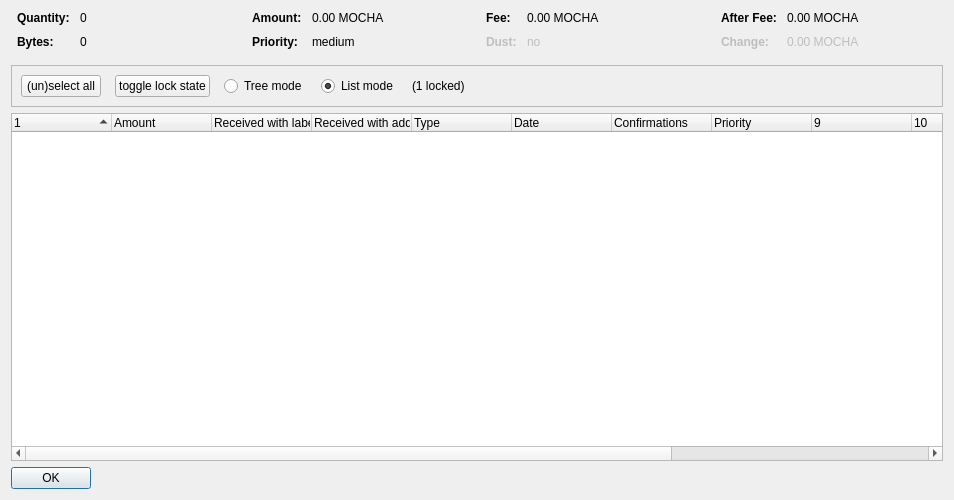
<?xml version="1.0" encoding="UTF-8"?>
<ui version="4.0">
 <class>CoinControlDialog</class>
 <widget class="QDialog" name="CoinControlDialog">
  <property name="geometry">
   <rect>
    <x>0</x>
    <y>0</y>
    <width>954</width>
    <height>500</height>
   </rect>
  </property>
  <property name="windowTitle">
   <string>Coin Selection</string>
  </property>
  <layout class="QVBoxLayout" name="verticalLayout">
   <item>
    <layout class="QHBoxLayout" name="horizontalLayoutTop" stretch="0,0,0,0">
     <property name="topMargin">
      <number>0</number>
     </property>
     <property name="bottomMargin">
      <number>10</number>
     </property>
     <item>
      <layout class="QFormLayout" name="formLayoutCoinControl1">
       <property name="horizontalSpacing">
        <number>10</number>
       </property>
       <property name="verticalSpacing">
        <number>10</number>
       </property>
       <property name="leftMargin">
        <number>6</number>
       </property>
       <property name="rightMargin">
        <number>6</number>
       </property>
       <item row="0" column="0">
        <widget class="QLabel" name="labelCoinControlQuantityText">
         <property name="font">
          <font>
           <weight>75</weight>
           <bold>true</bold>
          </font>
         </property>
         <property name="text">
          <string>Quantity:</string>
         </property>
        </widget>
       </item>
       <item row="0" column="1">
        <widget class="QLabel" name="labelCoinControlQuantity">
         <property name="cursor">
          <cursorShape>IBeamCursor</cursorShape>
         </property>
         <property name="contextMenuPolicy">
          <enum>Qt::ActionsContextMenu</enum>
         </property>
         <property name="text">
          <string notr="true">0</string>
         </property>
         <property name="textInteractionFlags">
          <set>Qt::LinksAccessibleByMouse|Qt::TextSelectableByKeyboard|Qt::TextSelectableByMouse</set>
         </property>
        </widget>
       </item>
       <item row="1" column="0">
        <widget class="QLabel" name="labelCoinControlBytesText">
         <property name="font">
          <font>
           <weight>75</weight>
           <bold>true</bold>
          </font>
         </property>
         <property name="text">
          <string>Bytes:</string>
         </property>
        </widget>
       </item>
       <item row="1" column="1">
        <widget class="QLabel" name="labelCoinControlBytes">
         <property name="cursor">
          <cursorShape>IBeamCursor</cursorShape>
         </property>
         <property name="contextMenuPolicy">
          <enum>Qt::ActionsContextMenu</enum>
         </property>
         <property name="text">
          <string notr="true">0</string>
         </property>
         <property name="textInteractionFlags">
          <set>Qt::LinksAccessibleByMouse|Qt::TextSelectableByKeyboard|Qt::TextSelectableByMouse</set>
         </property>
        </widget>
       </item>
      </layout>
     </item>
     <item>
      <layout class="QFormLayout" name="formLayoutCoinControl2">
       <property name="horizontalSpacing">
        <number>10</number>
       </property>
       <property name="verticalSpacing">
        <number>10</number>
       </property>
       <property name="leftMargin">
        <number>6</number>
       </property>
       <property name="rightMargin">
        <number>6</number>
       </property>
       <item row="0" column="0">
        <widget class="QLabel" name="labelCoinControlAmountText">
         <property name="font">
          <font>
           <weight>75</weight>
           <bold>true</bold>
          </font>
         </property>
         <property name="text">
          <string>Amount:</string>
         </property>
        </widget>
       </item>
       <item row="0" column="1">
        <widget class="QLabel" name="labelCoinControlAmount">
         <property name="cursor">
          <cursorShape>IBeamCursor</cursorShape>
         </property>
         <property name="contextMenuPolicy">
          <enum>Qt::ActionsContextMenu</enum>
         </property>
         <property name="text">
          <string notr="true">0.00 MOCHA</string>
         </property>
         <property name="textInteractionFlags">
          <set>Qt::LinksAccessibleByMouse|Qt::TextSelectableByKeyboard|Qt::TextSelectableByMouse</set>
         </property>
        </widget>
       </item>
       <item row="1" column="0">
        <widget class="QLabel" name="labelCoinControlPriorityText">
         <property name="font">
          <font>
           <weight>75</weight>
           <bold>true</bold>
          </font>
         </property>
         <property name="text">
          <string>Priority:</string>
         </property>
        </widget>
       </item>
       <item row="1" column="1">
        <widget class="QLabel" name="labelCoinControlPriority">
         <property name="cursor">
          <cursorShape>IBeamCursor</cursorShape>
         </property>
         <property name="contextMenuPolicy">
          <enum>Qt::ActionsContextMenu</enum>
         </property>
         <property name="text">
          <string>medium</string>
         </property>
         <property name="textInteractionFlags">
          <set>Qt::LinksAccessibleByMouse|Qt::TextSelectableByKeyboard|Qt::TextSelectableByMouse</set>
         </property>
        </widget>
       </item>
      </layout>
     </item>
     <item>
      <layout class="QFormLayout" name="formLayoutCoinControl3">
       <property name="horizontalSpacing">
        <number>10</number>
       </property>
       <property name="verticalSpacing">
        <number>10</number>
       </property>
       <property name="leftMargin">
        <number>6</number>
       </property>
       <property name="rightMargin">
        <number>6</number>
       </property>
       <item row="0" column="0">
        <widget class="QLabel" name="labelCoinControlFeeText">
         <property name="font">
          <font>
           <weight>75</weight>
           <bold>true</bold>
          </font>
         </property>
         <property name="text">
          <string>Fee:</string>
         </property>
        </widget>
       </item>
       <item row="0" column="1">
        <widget class="QLabel" name="labelCoinControlFee">
         <property name="cursor">
          <cursorShape>IBeamCursor</cursorShape>
         </property>
         <property name="contextMenuPolicy">
          <enum>Qt::ActionsContextMenu</enum>
         </property>
         <property name="text">
          <string notr="true">0.00 MOCHA</string>
         </property>
         <property name="textInteractionFlags">
          <set>Qt::LinksAccessibleByMouse|Qt::TextSelectableByKeyboard|Qt::TextSelectableByMouse</set>
         </property>
        </widget>
       </item>
       <item row="1" column="0">
        <widget class="QLabel" name="labelCoinControlLowOutputText">
         <property name="enabled">
          <bool>false</bool>
         </property>
         <property name="font">
          <font>
           <weight>75</weight>
           <bold>true</bold>
          </font>
         </property>
         <property name="text">
          <string>Dust:</string>
         </property>
        </widget>
       </item>
       <item row="1" column="1">
        <widget class="QLabel" name="labelCoinControlLowOutput">
         <property name="enabled">
          <bool>false</bool>
         </property>
         <property name="cursor">
          <cursorShape>IBeamCursor</cursorShape>
         </property>
         <property name="contextMenuPolicy">
          <enum>Qt::ActionsContextMenu</enum>
         </property>
         <property name="text">
          <string>no</string>
         </property>
         <property name="textInteractionFlags">
          <set>Qt::LinksAccessibleByMouse|Qt::TextSelectableByKeyboard|Qt::TextSelectableByMouse</set>
         </property>
        </widget>
       </item>
      </layout>
     </item>
     <item>
      <layout class="QFormLayout" name="formLayoutCoinControl4">
       <property name="horizontalSpacing">
        <number>10</number>
       </property>
       <property name="verticalSpacing">
        <number>10</number>
       </property>
       <property name="leftMargin">
        <number>6</number>
       </property>
       <property name="rightMargin">
        <number>6</number>
       </property>
       <item row="0" column="0">
        <widget class="QLabel" name="labelCoinControlAfterFeeText">
         <property name="font">
          <font>
           <weight>75</weight>
           <bold>true</bold>
          </font>
         </property>
         <property name="text">
          <string>After Fee:</string>
         </property>
        </widget>
       </item>
       <item row="0" column="1">
        <widget class="QLabel" name="labelCoinControlAfterFee">
         <property name="cursor">
          <cursorShape>IBeamCursor</cursorShape>
         </property>
         <property name="contextMenuPolicy">
          <enum>Qt::ActionsContextMenu</enum>
         </property>
         <property name="text">
          <string notr="true">0.00 MOCHA</string>
         </property>
         <property name="textInteractionFlags">
          <set>Qt::LinksAccessibleByMouse|Qt::TextSelectableByKeyboard|Qt::TextSelectableByMouse</set>
         </property>
        </widget>
       </item>
       <item row="1" column="0">
        <widget class="QLabel" name="labelCoinControlChangeText">
         <property name="enabled">
          <bool>false</bool>
         </property>
         <property name="font">
          <font>
           <weight>75</weight>
           <bold>true</bold>
          </font>
         </property>
         <property name="text">
          <string>Change:</string>
         </property>
        </widget>
       </item>
       <item row="1" column="1">
        <widget class="QLabel" name="labelCoinControlChange">
         <property name="enabled">
          <bool>false</bool>
         </property>
         <property name="cursor">
          <cursorShape>IBeamCursor</cursorShape>
         </property>
         <property name="contextMenuPolicy">
          <enum>Qt::ActionsContextMenu</enum>
         </property>
         <property name="text">
          <string notr="true">0.00 MOCHA</string>
         </property>
         <property name="textInteractionFlags">
          <set>Qt::LinksAccessibleByMouse|Qt::TextSelectableByKeyboard|Qt::TextSelectableByMouse</set>
         </property>
        </widget>
       </item>
      </layout>
     </item>
    </layout>
   </item>
   <item>
    <widget class="QFrame" name="frame">
     <property name="minimumSize">
      <size>
       <width>0</width>
       <height>40</height>
      </size>
     </property>
     <property name="frameShape">
      <enum>QFrame::StyledPanel</enum>
     </property>
     <property name="frameShadow">
      <enum>QFrame::Sunken</enum>
     </property>
     <layout class="QHBoxLayout" name="horizontalLayout">
      <item>
       <layout class="QHBoxLayout" name="horizontalLayoutPanel" stretch="0,0,0,0,0,0">
        <property name="spacing">
         <number>14</number>
        </property>
        <item>
         <widget class="QPushButton" name="pushButtonSelectAll">
          <property name="sizePolicy">
           <sizepolicy hsizetype="Maximum" vsizetype="Fixed">
            <horstretch>0</horstretch>
            <verstretch>0</verstretch>
           </sizepolicy>
          </property>
          <property name="text">
           <string>(un)select all</string>
          </property>
          <property name="autoDefault">
           <bool>false</bool>
          </property>
         </widget>
        </item>
        <item>
         <widget class="QPushButton" name="pushButtonToggleLock">
          <property name="sizePolicy">
           <sizepolicy hsizetype="Maximum" vsizetype="Fixed">
            <horstretch>0</horstretch>
            <verstretch>0</verstretch>
           </sizepolicy>
          </property>
          <property name="text">
           <string>toggle lock state</string>
          </property>
          <property name="autoDefault">
           <bool>false</bool>
          </property>
         </widget>
        </item>
        <item>
         <widget class="QRadioButton" name="radioTreeMode">
          <property name="sizePolicy">
           <sizepolicy hsizetype="Maximum" vsizetype="Fixed">
            <horstretch>0</horstretch>
            <verstretch>0</verstretch>
           </sizepolicy>
          </property>
          <property name="text">
           <string>Tree mode</string>
          </property>
         </widget>
        </item>
        <item>
         <widget class="QRadioButton" name="radioListMode">
          <property name="sizePolicy">
           <sizepolicy hsizetype="Maximum" vsizetype="Fixed">
            <horstretch>0</horstretch>
            <verstretch>0</verstretch>
           </sizepolicy>
          </property>
          <property name="text">
           <string>List mode</string>
          </property>
          <property name="checked">
           <bool>true</bool>
          </property>
         </widget>
        </item>
        <item>
         <widget class="QLabel" name="labelLocked">
          <property name="text">
           <string>(1 locked)</string>
          </property>
         </widget>
        </item>
        <item>
         <spacer name="horizontalSpacer">
          <property name="orientation">
           <enum>Qt::Horizontal</enum>
          </property>
          <property name="sizeHint" stdset="0">
           <size>
            <width>40</width>
            <height>20</height>
           </size>
          </property>
         </spacer>
        </item>
       </layout>
      </item>
     </layout>
    </widget>
   </item>
   <item>
    <widget class="CoinControlTreeWidget" name="treeWidget">
     <property name="contextMenuPolicy">
      <enum>Qt::CustomContextMenu</enum>
     </property>
     <property name="sortingEnabled">
      <bool>false</bool>
     </property>
     <property name="columnCount">
      <number>13</number>
     </property>
     <attribute name="headerShowSortIndicator" stdset="0">
      <bool>true</bool>
     </attribute>
     <attribute name="headerStretchLastSection">
      <bool>false</bool>
     </attribute>
     <column>
      <property name="text">
       <string/>
      </property>
     </column>
     <column>
      <property name="text">
       <string>Amount</string>
      </property>
     </column>
     <column>
      <property name="text">
       <string>Received with label</string>
      </property>
     </column>
     <column>
      <property name="text">
       <string>Received with address</string>
      </property>
     </column>
     <column>
      <property name="text">
       <string>Type</string>
      </property>
     </column>
     <column>
      <property name="text">
       <string>Date</string>
      </property>
     </column>
     <column>
      <property name="text">
       <string>Confirmations</string>
      </property>
      <property name="toolTip">
       <string>Confirmed</string>
      </property>
     </column>
     <column>
      <property name="text">
       <string>Priority</string>
      </property>
     </column>
     <column>
      <property name="text">
       <string/>
      </property>
     </column>
     <column>
      <property name="text">
       <string/>
      </property>
     </column>
     <column>
      <property name="text">
       <string/>
      </property>
     </column>
     <column>
      <property name="text">
       <string/>
      </property>
     </column>
     <column>
      <property name="text">
       <string/>
      </property>
     </column>
    </widget>
   </item>
   <item>
    <widget class="QDialogButtonBox" name="buttonBox">
     <property name="sizePolicy">
      <sizepolicy hsizetype="Maximum" vsizetype="Fixed">
       <horstretch>0</horstretch>
       <verstretch>0</verstretch>
      </sizepolicy>
     </property>
     <property name="orientation">
      <enum>Qt::Horizontal</enum>
     </property>
     <property name="standardButtons">
      <set>QDialogButtonBox::Ok</set>
     </property>
    </widget>
   </item>
  </layout>
 </widget>
 <customwidgets>
  <customwidget>
   <class>CoinControlTreeWidget</class>
   <extends>QTreeWidget</extends>
   <header>coincontroltreewidget.h</header>
  </customwidget>
 </customwidgets>
 <resources/>
 <connections/>
</ui>
